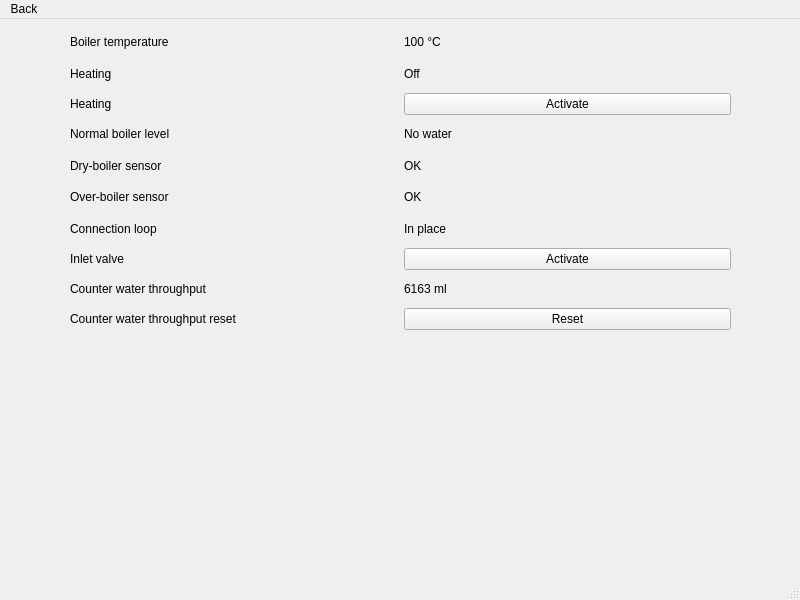
<?xml version="1.0" encoding="UTF-8"?>
<ui version="4.0">
 <class>WBSDBoilerWindow</class>
 <widget class="QMainWindow" name="WBSDBoilerWindow">
  <property name="geometry">
   <rect>
    <x>0</x>
    <y>0</y>
    <width>800</width>
    <height>600</height>
   </rect>
  </property>
  <property name="windowTitle">
   <string>Boiler</string>
  </property>
  <widget class="QWidget" name="centralwidget">
   <widget class="QWidget" name="gridLayoutWidget">
    <property name="geometry">
     <rect>
      <x>20</x>
      <y>10</y>
      <width>761</width>
      <height>301</height>
     </rect>
    </property>
    <layout class="QGridLayout" name="gridLayout">
     <property name="leftMargin">
      <number>50</number>
     </property>
     <property name="rightMargin">
      <number>50</number>
     </property>
     <item row="0" column="1">
      <widget class="QLabel" name="label_2">
       <property name="text">
        <string>100 °C</string>
       </property>
      </widget>
     </item>
     <item row="8" column="0">
      <widget class="QLabel" name="label_10">
       <property name="text">
        <string>Counter water throughput</string>
       </property>
      </widget>
     </item>
     <item row="0" column="0">
      <widget class="QLabel" name="label">
       <property name="text">
        <string>Boiler temperature</string>
       </property>
      </widget>
     </item>
     <item row="5" column="0">
      <widget class="QLabel" name="label_7">
       <property name="text">
        <string>Over-boiler sensor</string>
       </property>
      </widget>
     </item>
     <item row="3" column="0">
      <widget class="QLabel" name="label_5">
       <property name="text">
        <string>Normal boiler level</string>
       </property>
      </widget>
     </item>
     <item row="4" column="0">
      <widget class="QLabel" name="label_6">
       <property name="text">
        <string>Dry-boiler sensor</string>
       </property>
      </widget>
     </item>
     <item row="1" column="0">
      <widget class="QLabel" name="label_3">
       <property name="text">
        <string>Heating</string>
       </property>
      </widget>
     </item>
     <item row="6" column="0">
      <widget class="QLabel" name="label_8">
       <property name="text">
        <string>Connection loop</string>
       </property>
      </widget>
     </item>
     <item row="2" column="0">
      <widget class="QLabel" name="label_4">
       <property name="text">
        <string>Heating</string>
       </property>
      </widget>
     </item>
     <item row="7" column="0">
      <widget class="QLabel" name="label_9">
       <property name="text">
        <string>Inlet valve</string>
       </property>
      </widget>
     </item>
     <item row="9" column="0">
      <widget class="QLabel" name="label_11">
       <property name="text">
        <string>Counter water throughput reset</string>
       </property>
      </widget>
     </item>
     <item row="1" column="1">
      <widget class="QLabel" name="label_12">
       <property name="text">
        <string>Off</string>
       </property>
      </widget>
     </item>
     <item row="2" column="1">
      <widget class="QPushButton" name="pushButton">
       <property name="text">
        <string>Activate</string>
       </property>
      </widget>
     </item>
     <item row="3" column="1">
      <widget class="QLabel" name="label_13">
       <property name="text">
        <string>No water</string>
       </property>
      </widget>
     </item>
     <item row="4" column="1">
      <widget class="QLabel" name="label_14">
       <property name="text">
        <string>OK</string>
       </property>
      </widget>
     </item>
     <item row="5" column="1">
      <widget class="QLabel" name="label_15">
       <property name="text">
        <string>OK</string>
       </property>
      </widget>
     </item>
     <item row="6" column="1">
      <widget class="QLabel" name="label_16">
       <property name="text">
        <string>In place</string>
       </property>
      </widget>
     </item>
     <item row="8" column="1">
      <widget class="QLabel" name="label_17">
       <property name="text">
        <string>6163 ml</string>
       </property>
      </widget>
     </item>
     <item row="7" column="1">
      <widget class="QPushButton" name="pushButton_2">
       <property name="text">
        <string>Activate</string>
       </property>
      </widget>
     </item>
     <item row="9" column="1">
      <widget class="QPushButton" name="pushButton_3">
       <property name="text">
        <string>Reset</string>
       </property>
      </widget>
     </item>
    </layout>
   </widget>
  </widget>
  <widget class="QMenuBar" name="menubar">
   <property name="geometry">
    <rect>
     <x>0</x>
     <y>0</y>
     <width>800</width>
     <height>21</height>
    </rect>
   </property>
   <widget class="QMenu" name="menuBAck">
    <property name="title">
     <string>Back</string>
    </property>
   </widget>
   <addaction name="menuBAck"/>
  </widget>
  <widget class="QStatusBar" name="statusbar"/>
 </widget>
 <resources/>
 <connections/>
</ui>
